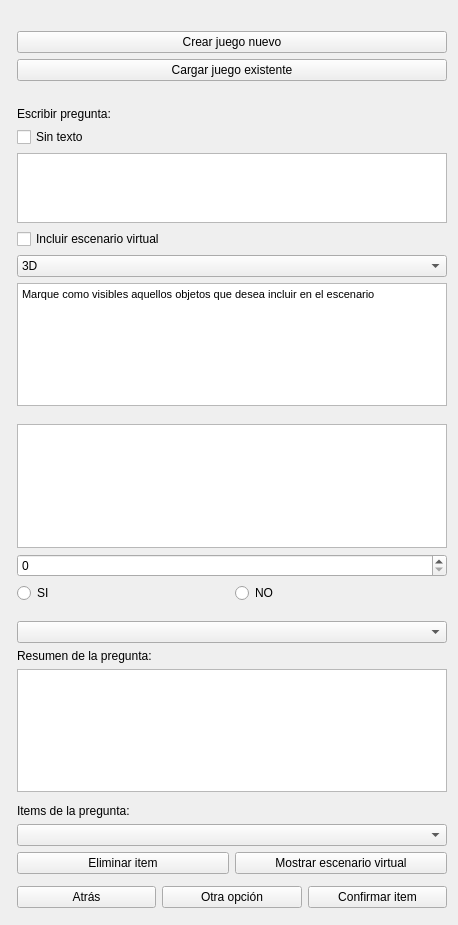
<?xml version="1.0" encoding="UTF-8"?>
<ui version="4.0">
 <class>GameControls</class>
 <widget class="QWidget" name="GameControls">
  <property name="enabled">
   <bool>true</bool>
  </property>
  <property name="geometry">
   <rect>
    <x>0</x>
    <y>0</y>
    <width>458</width>
    <height>925</height>
   </rect>
  </property>
  <property name="windowTitle">
   <string>Game</string>
  </property>
  <layout class="QFormLayout" name="formLayout_2">
   <item row="2" column="1">
    <widget class="QPushButton" name="pbCrear">
     <property name="enabled">
      <bool>true</bool>
     </property>
     <property name="text">
      <string>Crear juego nuevo</string>
     </property>
    </widget>
   </item>
   <item row="3" column="1">
    <widget class="QPushButton" name="pbCargarJuego">
     <property name="text">
      <string>Cargar juego existente</string>
     </property>
    </widget>
   </item>
   <item row="6" column="1">
    <widget class="QLabel" name="pregunta">
     <property name="text">
      <string/>
     </property>
    </widget>
   </item>
   <item row="7" column="1">
    <widget class="QLabel" name="indicacion">
     <property name="text">
      <string>Escribir pregunta:</string>
     </property>
    </widget>
   </item>
   <item row="8" column="1">
    <widget class="QCheckBox" name="cbGenerico">
     <property name="text">
      <string>Sin texto</string>
     </property>
    </widget>
   </item>
   <item row="9" column="1">
    <widget class="QTextEdit" name="lePreg">
     <property name="maximumSize">
      <size>
       <width>16777215</width>
       <height>100</height>
      </size>
     </property>
    </widget>
   </item>
   <item row="10" column="1">
    <layout class="QVBoxLayout" name="verticalLayout">
     <item>
      <widget class="QCheckBox" name="cbEscenario">
       <property name="text">
        <string>Incluir escenario virtual</string>
       </property>
      </widget>
     </item>
     <item>
      <widget class="QComboBox" name="cbVistasPreg">
       <property name="enabled">
        <bool>true</bool>
       </property>
       <property name="currentText">
        <string>3D</string>
       </property>
       <item>
        <property name="text">
         <string>3D</string>
        </property>
       </item>
       <item>
        <property name="text">
         <string>Sagital</string>
        </property>
       </item>
       <item>
        <property name="text">
         <string>Axial</string>
        </property>
       </item>
       <item>
        <property name="text">
         <string>Coronal</string>
        </property>
       </item>
      </widget>
     </item>
     <item>
      <widget class="QTextBrowser" name="aclaracion">
       <property name="html">
        <string>&lt;!DOCTYPE HTML PUBLIC &quot;-//W3C//DTD HTML 4.0//EN&quot; &quot;http://www.w3.org/TR/REC-html40/strict.dtd&quot;&gt;
&lt;html&gt;&lt;head&gt;&lt;meta name=&quot;qrichtext&quot; content=&quot;1&quot; /&gt;&lt;style type=&quot;text/css&quot;&gt;
p, li { white-space: pre-wrap; }
&lt;/style&gt;&lt;/head&gt;&lt;body style=&quot; font-family:'Ubuntu'; font-size:11pt; font-weight:400; font-style:normal;&quot;&gt;
&lt;p style=&quot; margin-top:0px; margin-bottom:0px; margin-left:0px; margin-right:0px; -qt-block-indent:0; text-indent:0px;&quot;&gt;&lt;span style=&quot; font-family:'Ubuntu'; font-size:8pt;&quot;&gt;Marque como visibles aquellos objetos que desea incluir en el escenario &lt;/span&gt;&lt;/p&gt;&lt;/body&gt;&lt;/html&gt;</string>
       </property>
      </widget>
     </item>
    </layout>
   </item>
   <item row="11" column="1">
    <spacer name="verticalSpacer_6">
     <property name="orientation">
      <enum>Qt::Vertical</enum>
     </property>
     <property name="sizeHint" stdset="0">
      <size>
       <width>20</width>
       <height>40</height>
      </size>
     </property>
    </spacer>
   </item>
   <item row="12" column="1">
    <spacer name="verticalSpacer_5">
     <property name="orientation">
      <enum>Qt::Vertical</enum>
     </property>
     <property name="sizeHint" stdset="0">
      <size>
       <width>20</width>
       <height>40</height>
      </size>
     </property>
    </spacer>
   </item>
   <item row="13" column="1">
    <layout class="QVBoxLayout" name="verticalLayout_3">
     <property name="bottomMargin">
      <number>0</number>
     </property>
     <item>
      <widget class="QTextBrowser" name="labelScore"/>
     </item>
     <item>
      <widget class="QSpinBox" name="leScore">
       <property name="enabled">
        <bool>true</bool>
       </property>
       <property name="maximum">
        <number>1000</number>
       </property>
      </widget>
     </item>
     <item>
      <layout class="QHBoxLayout" name="horizontalLayout_2">
       <item>
        <widget class="QRadioButton" name="rbSI">
         <property name="text">
          <string>SI</string>
         </property>
        </widget>
       </item>
       <item>
        <widget class="QRadioButton" name="rbNO">
         <property name="text">
          <string>NO</string>
         </property>
        </widget>
       </item>
      </layout>
     </item>
    </layout>
   </item>
   <item row="17" column="1">
    <spacer name="verticalSpacer_2">
     <property name="orientation">
      <enum>Qt::Vertical</enum>
     </property>
     <property name="sizeHint" stdset="0">
      <size>
       <width>20</width>
       <height>40</height>
      </size>
     </property>
    </spacer>
   </item>
   <item row="18" column="1">
    <spacer name="verticalSpacer_7">
     <property name="orientation">
      <enum>Qt::Vertical</enum>
     </property>
     <property name="sizeHint" stdset="0">
      <size>
       <width>20</width>
       <height>40</height>
      </size>
     </property>
    </spacer>
   </item>
   <item row="21" column="1">
    <layout class="QVBoxLayout" name="verticalLayout_6">
     <property name="bottomMargin">
      <number>0</number>
     </property>
     <item>
      <widget class="QComboBox" name="cbItem"/>
     </item>
     <item>
      <widget class="QLabel" name="labelResumen">
       <property name="text">
        <string>Resumen de la pregunta:</string>
       </property>
      </widget>
     </item>
     <item>
      <widget class="QTextBrowser" name="textResumen"/>
     </item>
    </layout>
   </item>
   <item row="26" column="1">
    <spacer name="verticalSpacer_3">
     <property name="orientation">
      <enum>Qt::Vertical</enum>
     </property>
     <property name="sizeHint" stdset="0">
      <size>
       <width>20</width>
       <height>40</height>
      </size>
     </property>
    </spacer>
   </item>
   <item row="27" column="1">
    <layout class="QVBoxLayout" name="verticalLayout_4">
     <property name="bottomMargin">
      <number>0</number>
     </property>
     <item>
      <widget class="QLabel" name="labelItems">
       <property name="text">
        <string>Items de la pregunta:</string>
       </property>
      </widget>
     </item>
     <item>
      <widget class="QComboBox" name="cbOpcion"/>
     </item>
     <item>
      <layout class="QHBoxLayout" name="horizontalLayout_3">
       <property name="bottomMargin">
        <number>0</number>
       </property>
       <item>
        <widget class="QPushButton" name="pbEliminar">
         <property name="text">
          <string>Eliminar item</string>
         </property>
        </widget>
       </item>
       <item>
        <widget class="QPushButton" name="pbMostrar">
         <property name="enabled">
          <bool>true</bool>
         </property>
         <property name="text">
          <string>Mostrar escenario virtual</string>
         </property>
        </widget>
       </item>
      </layout>
     </item>
    </layout>
   </item>
   <item row="31" column="1">
    <spacer name="verticalSpacer_4">
     <property name="orientation">
      <enum>Qt::Vertical</enum>
     </property>
     <property name="sizeHint" stdset="0">
      <size>
       <width>20</width>
       <height>40</height>
      </size>
     </property>
    </spacer>
   </item>
   <item row="35" column="1">
    <layout class="QHBoxLayout" name="horizontalLayout_8">
     <property name="bottomMargin">
      <number>0</number>
     </property>
     <item>
      <widget class="QPushButton" name="pbAtras">
       <property name="enabled">
        <bool>true</bool>
       </property>
       <property name="text">
        <string>Atrás</string>
       </property>
      </widget>
     </item>
     <item>
      <widget class="QPushButton" name="pbOtraOpcion">
       <property name="enabled">
        <bool>true</bool>
       </property>
       <property name="text">
        <string>Otra opción</string>
       </property>
      </widget>
     </item>
     <item>
      <widget class="QPushButton" name="pbConfirmar">
       <property name="enabled">
        <bool>true</bool>
       </property>
       <property name="text">
        <string>Confirmar item</string>
       </property>
      </widget>
     </item>
    </layout>
   </item>
   <item row="36" column="1">
    <spacer name="verticalSpacer">
     <property name="orientation">
      <enum>Qt::Vertical</enum>
     </property>
     <property name="sizeHint" stdset="0">
      <size>
       <width>20</width>
       <height>40</height>
      </size>
     </property>
    </spacer>
   </item>
   <item row="0" column="1">
    <layout class="QHBoxLayout" name="horizontalLayout_4">
     <property name="topMargin">
      <number>0</number>
     </property>
     <item>
      <widget class="QLabel" name="labelTitulo">
       <property name="text">
        <string/>
       </property>
      </widget>
     </item>
     <item>
      <widget class="QLabel" name="labelSubtitulo">
       <property name="text">
        <string/>
       </property>
       <property name="alignment">
        <set>Qt::AlignRight|Qt::AlignTrailing|Qt::AlignVCenter</set>
       </property>
      </widget>
     </item>
    </layout>
   </item>
  </layout>
 </widget>
 <layoutdefault spacing="6" margin="11"/>
 <resources/>
 <connections/>
</ui>
